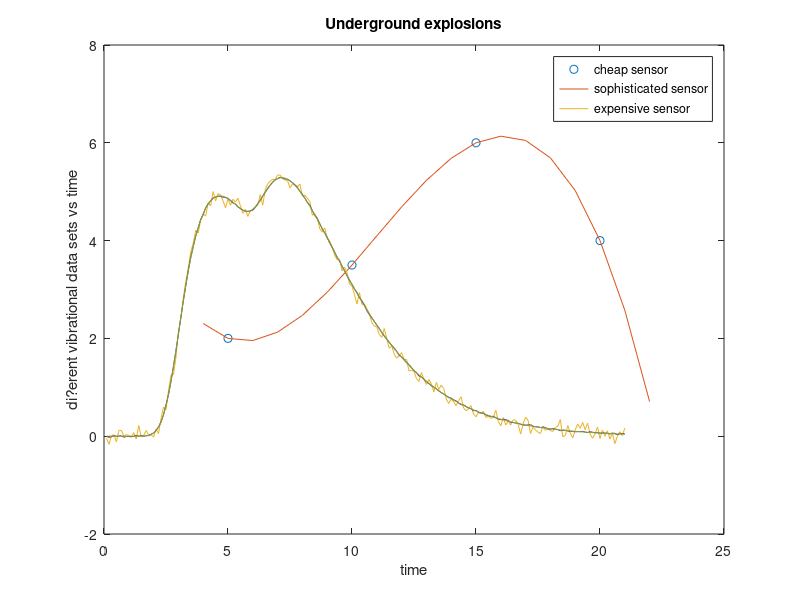
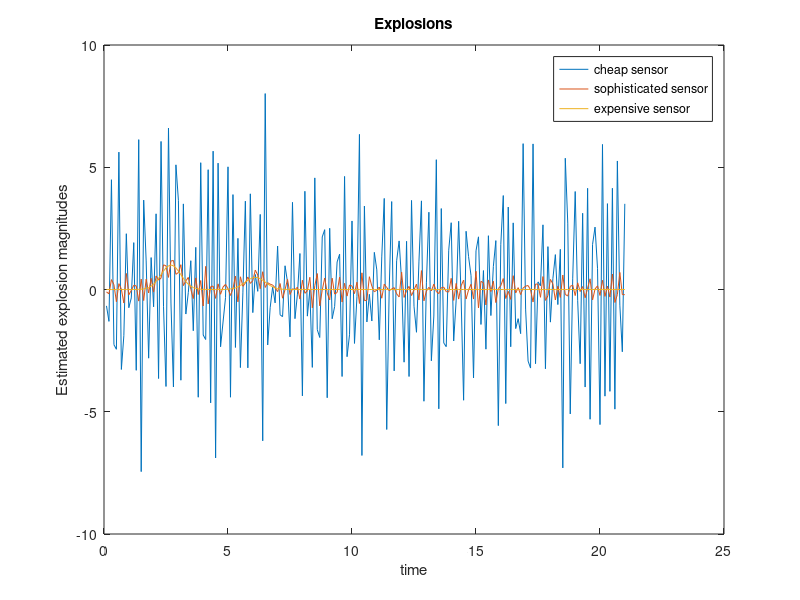

Reproduce these figures in MATLAB, in order.
%% Wesley Schumacher
% MCEN 3030 Computational Methods
% Spring 2020
% HW2 code
%% HomeWork2 Problem # 1 part A
clear all; clc; close all;
T = [0.2,0.2,0.2,0.2,0.2; 
    0.35,0.15,0.35,0,0.15;
    0.1,0.3,0.1,0.1,0.4;
    0,0.3,0.1,0.4,0.2;
    0.15,0.3,0.2,0.35,0];
C = [1.44,1.16,1.38,1.78,1.61];
C= C';
Clb = T\C;
fprintf('Cost of Peanuts: %f $/lb \n',Clb(1));
fprintf('Cost of Raisins: %f $/lb \n',Clb(2));
fprintf('Cost of Almonds: %f $/lb \n',Clb(3));
fprintf('Cost of Chocolate Chips: %f $/lb \n',Clb(4));
fprintf('Cost of Dred Plums: %f $/lb \n',Clb(5));

%% HomeWork2 Problem # 2
clear all; clc; close all;
T1 = 0.45;
n1 = 500;
n2 = 1000;
T2 = T1*(((2/3)*n2^3)/((2/3)*n1^3));
fprintf('(a)  %f seconds \n',T2);
if T2 > 60
    fprintf('      %f mins \n',T2/60);
end

T2 = T1*(((2/3)*n1^4)/((2/3)*n1^3));
fprintf('(b)  %f seconds \n',T2);
if T2 > 60
    fprintf('     %f mins \n',T2/60);
end

T2 = T1*(((2/3)*n2^4)/((2/3)*n1^3));
fprintf('(c)  %f seconds \n',T2);
if T2 > 60
    fprintf('     %f mins \n',T2/60);
    fprintf('     %f hours \n',T2/3600);
end

T2 = T1*(((4/3)*n2^3)/((2/3)*n1^3));
fprintf('(d)  %f seconds \n',T2);
if T2 > 60
    fprintf('     %f mins \n',T2/60);
end

%% HomeWork2 Problem # 3
clear all; clc; close all;
a = 1/sqrt(2);

A = [0 1 0 0 0 -1 0 0 0 0 0 0 0
     0 0 1 0 0 0 0 0 0 0 0 0 0
     a 0 0 -1 -a 0 0 0 0 0 0 0 0
     a 0 1 0 a 0 0 0 0 0 0 0 0
     0 0 0 1 0 0 0 -1 0 0 0 0 0
     0 0 0 0 0 0 1 0 0 0 0 0 0
     0 0 0 0 a 1 0 0 -a -1 0 0 0
     0 0 0 0 a 0 1 0 a 0 0 0 0
     0 0 0 0 0 0 0 0 0 1 0 0 -1
     0 0 0 0 0 0 0 0 0 0 1 0 0
     0 0 0 0 0 0 0 1 a 0 0 -a 0
     0 0 0 0 0 0 0 0 a 0 1 a 0
     0 0 0 0 0 0 0 0 0 0 0 a 1];
 
b = [0 10 0 0 0 0 0 15 0 20 0 0 0];
b = b';
f = A\b;
for i = 1:length(A)
    fprintf(' Beam: %i force applied: %f  \n',i,f(i));
end
%% HomeWork2 Problem # 4
clear all; clc; close all;
%(b)


%(c)
A = [5 5 10
    2 8 6
    3 6 -9];
[L,U] = lu(A);
L;
U;
b =[1 2 3];
b = b';
c = (L*U)\b;

if (floor(L*U) == A)
    fprintf('L and U are the correct matrixes \n');
end
%(d)
T1 = 0.001;
n1 = 3;
n2 = 300;
T2 = T1*(((4/3)*n2^3))/(((1/3)*n1^3));
fprintf('(d)  %i seconds \n',T2);
%% HomeWork2 Problem # 5
clear all; clc; close all;

x = [5 10 15 20];
x = x';
y = [2 3.5 6 4];
y = y';

A1 = [x(1)^3 x(1)^2 x(1)^1 x(1)^0
    x(2)^3 x(2)^2 x(2)^1 x(2)^0
    x(3)^3 x(3)^2 x(3)^1 x(3)^0
    x(4)^3 x(4)^2 x(4)^1 x(4)^0]

A = [125 25 5 1
    1000 100 10 1
    3375 225 15 1
    8000 400 20 1];
c = A\y


plot(x,y, 'o')
xlabel('x');
ylabel('y');
title('plot of 3 order polynomial');
 
hold on
x2 = 4:22;
y1 = c(1).*x2.^3 + c(2).*x2.^2 + c(3).*x2.^1 +c(4);
plot(x2, y1)
legend('x & y values','3rd order polynomial','Location','NorthWest');


%% HomeWork2 Problem # 6 
clear all; clc; close all;

A = load('A.txt');
V = load('V.txt');
v1 = V(:,1);
v2 = V(:,2);
v3 = V(:,3);
v4 = V(:,4);
t = v4;

%(a)
figure(1)
plot(t,v1);
xlabel('time');
ylabel('di?erent vibrational data sets vs time');
title('Underground explosions');
hold on
plot(t,v2);
plot(t,v3);
legend('cheap sensor ','sophisticated sensor','expensive sensor','Location','NorthEast');
hold off

cs = A\v1;
ss = A\v2;
es = A\v3;

%(b)
figure(2)
plot(t,cs);
xlabel('time');
ylabel('Estimated explosion magnitudes');
title('Explosions');
hold on;
plot(t,ss);
hold on;
plot(t,es);
legend('cheap sensor ','sophisticated sensor','expensive sensor','Location','NorthEast');


%(c)

error_cs = cond(A) *0.033;
if (error_cs > 5)
    fprintf(' The cheap sensor is the not best option because the explosive pulse magnitude at: %f which is more than 5 percent \n',error_cs);
end
error_ss = cond(A) * 0.0035;
if (error_ss > 5)
    fprintf(' The sophisticated  sensor is not the best option because the explosive pulse magnitude at: %f which is more than 5 percent \n',error_ss);
end
error_es = cond(A) * 0.000017;
if (error_es < 5)
    fprintf(' The expensive  sensor is the best option because the explosive pulse magnitude at: %f which is less than 5 percent \n',error_es);
end
